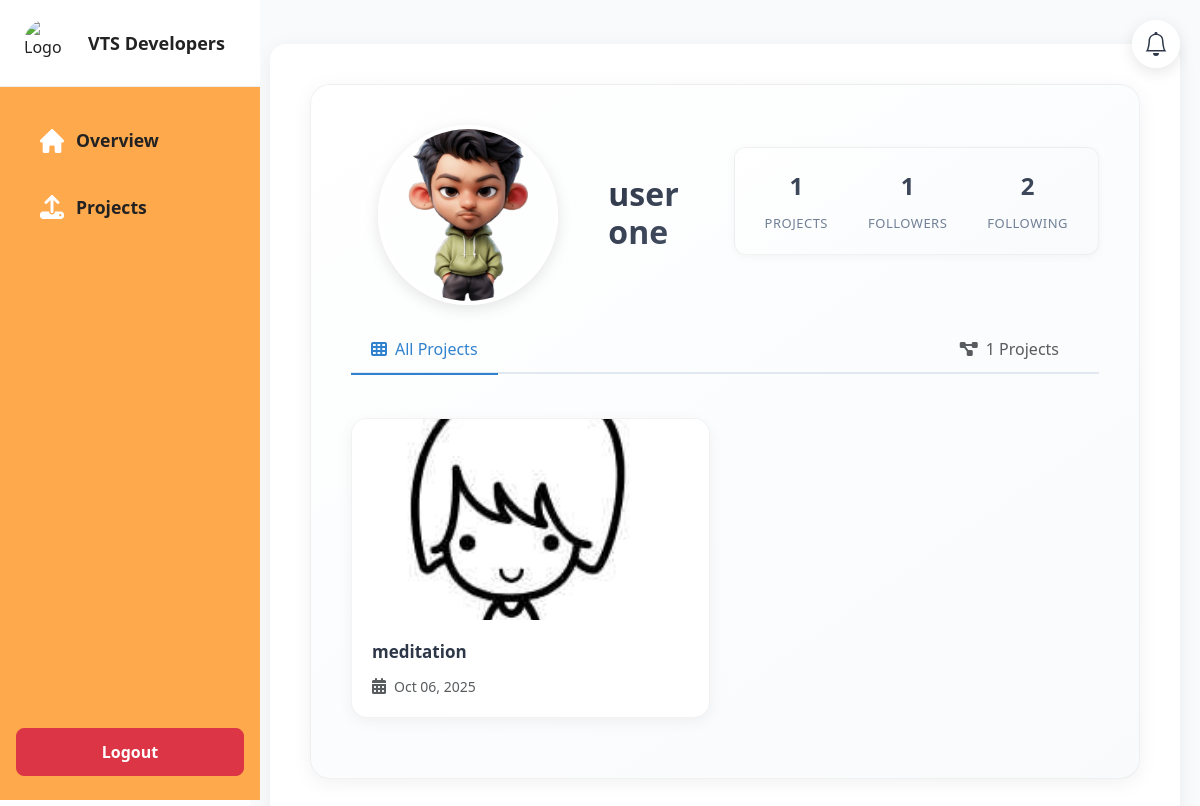
/student/13/profile/ (signed in), run on an earlier commit of the app's database.
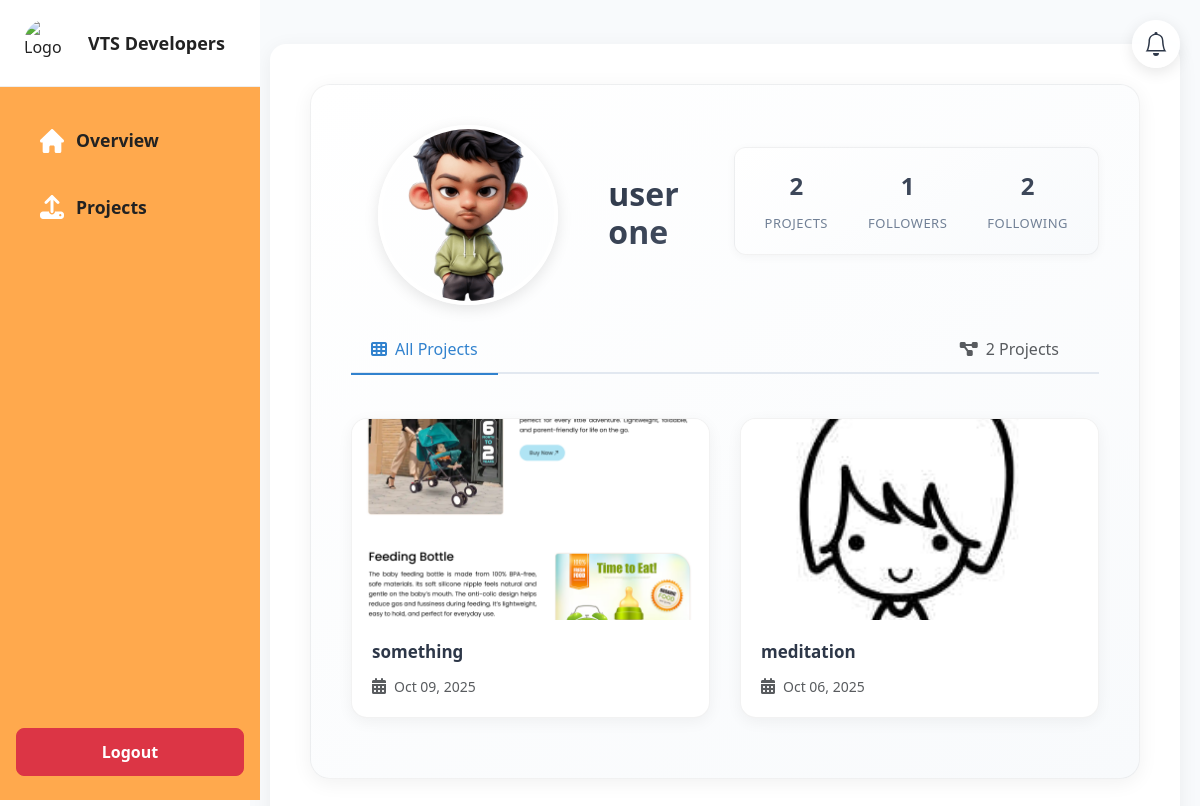
And on a later commit of the database.
### accounts/models.py (models this page shows, shortened)
class Project(models.Model):
    student = models.ForeignKey(StudentProfile, on_delete=models.CASCADE, related_name='projects')
    title = models.CharField(max_length=200)
    description = models.TextField(blank=True)
    created_at = models.DateTimeField(auto_now_add=True)
    allow_downloads = models.BooleanField(default=False)
    category = models.CharField(default='Other', max_length=100)
    output_link = models.URLField(blank=True)
    project_link = models.URLField(blank=True)
    tags = models.CharField(blank=True, max_length=200)
    visibility = models.CharField(choices=[('Public', 'Public'), ('Private', 'Private')], default='Public', max_length=20)
    screenshot = models.ImageField(upload_to='project_screenshots/', null=True, blank=True)
    def view_count(self):
        return self.views.count()
    def like_count(self):
        return self.likes.count()

### accounts/views.py (the view)
# urls.py: path('student/<int:student_id>/profile/', student_profile_view, name='student_profile'),
@login_required
def student_profile_view(request, student_id):
    student = get_object_or_404(StudentProfile, id=student_id)
    projects = Project.objects.filter(student=student).order_by('-created_at')
    follow_status = 'none'
    if request.user != student.user:
        follow = StudentFollow.objects.filter(follower=request.user, following=student).first()
        if follow:
            follow_status = follow.status
    projects_count = projects.count()
    followers_count = StudentFollow.objects.filter(following=student, status='accepted').count()
    following_count = StudentFollow.objects.filter(follower=student.user, status='accepted').count()
    pending_requests = []
    if request.user == student.user:
        pending_requests = StudentFollow.objects.filter(following=student, status='pending')
    context = {
        'student': student,
        'projects': projects,
        'projects_count': projects_count,
        'followers_count': followers_count,
        'following_count': following_count,
        'follow_status': follow_status,
        'pending_requests': pending_requests,
    }
    return render(request, 'accounts/student_profile.html', context)

### accounts/context_processors.py (called while the page is built)
def notifications_processor(request):
    unread_count = 0
    if request.user.is_authenticated and not request.user.is_superuser:
        try:
            unread_count = Notification.objects.filter(
                recipient=request.user.student_profile,
                is_read=False
            ).count()
        except:
            pass
    return {'unread_notifications_count': unread_count}

### templates/accounts/student_profile.html (shortened to what the changed rows need)
{% extends 'base.html' %}
{% load static %}
{% block content %}
<link rel="stylesheet" href="{% static 'accounts/admin_sidebar.css' %}">
<link rel="stylesheet" href="{% static 'accounts/student_profile.css' %}">
<link rel="stylesheet" href="https://cdnjs.cloudflare.com/ajax/libs/font-awesome/6.0.0/css/all.min.css">
<div class="admin-main-content">
    <div class="container profile-container mt-4">
        <div class="row">
            <div class="col-md-12">
            <div class="profile-header mb-5">
                <div class="row align-items-center">
                    <div class="col-md-8">
                        <div class="profile-info">
                            <div class="d-flex align-items-center mb-4">
                                <h2 class="mb-0 me-3">{{ student.student_name }}</h2>
                            <div class="profile-stats mb-4">
                                <div>
                                    <strong>{{ projects_count }}</strong>
                                    <span>projects</span>
                                </div>
                            </div>
                        </div>
                    </div>
                </div>
            </div>
            <div class="profile-projects">
                <ul class="nav nav-tabs mb-4">
                    <li class="nav-item ms-auto">
                        <span class="nav-link text-muted">
                            <i class="fas fa-project-diagram me-2"></i>{{ projects_count }} Projects
                        </span>
                    </li>
                </ul>
                <div class="tab-content">
                    <div class="tab-pane fade show active" id="projects">
                        <div class="project-grid">
                            {% for project in projects %}
                            <div class="project-card" onclick="window.location='{{ project.output_link }}'" style="cursor: pointer;">
                                <div class="project-thumbnail">
                                    {% if project.screenshot %}
                                        <img src="{{ project.screenshot.url }}" alt="{{ project.title }}" class="img-fluid">
                                    {% else %}
                                        <div class="no-screenshot">
                                            <i class="fas fa-code"></i>
                                            <span>No Preview Available</span>
                                        </div>
                                    {% endif %}
                                </div>
                                <div class="project-content">
                                    <h3 class="project-title">{{ project.title }}</h3>
                                    <div class="d-flex align-items-center text-muted">
                                        <i class="fas fa-calendar-alt me-2"></i>
                                        <small>{{ project.created_at|date:"M d, Y" }}</small>
                                    </div>
                                </div>
                            </div>
                            {% empty %}
                            <div class="text-center p-5 w-100">
                                <i class="fas fa-folder-open text-muted mb-3" style="font-size: 3rem;"></i>
                                <h4 class="text-muted">No Projects Yet</h4>
                                <p class="text-muted">Start sharing your amazing work with the community!</p>
                            </div>
                            {% endfor %}
                        </div>
                    </div>
                </div>
            </div>
        </div>
    </div>
</div>
{% endblock %}

What changed in the data, as far as the page shows it:
added Project: screenshot (picture), title "something", created_at "Oct 09, 2025"
Also different on the page:
{{ projects_count }}: "1" → "2"
